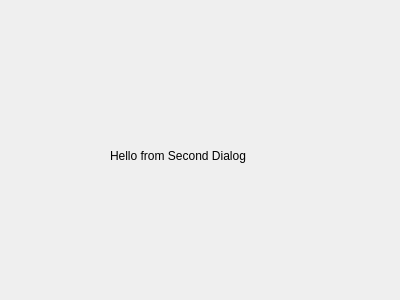
<?xml version="1.0" encoding="UTF-8"?>
<ui version="4.0">
 <class>SecDialog</class>
 <widget class="QDialog" name="SecDialog">
  <property name="geometry">
   <rect>
    <x>0</x>
    <y>0</y>
    <width>400</width>
    <height>300</height>
   </rect>
  </property>
  <property name="windowTitle">
   <string>Dialog</string>
  </property>
  <widget class="QLabel" name="label">
   <property name="geometry">
    <rect>
     <x>110</x>
     <y>120</y>
     <width>141</width>
     <height>71</height>
    </rect>
   </property>
   <property name="text">
    <string>Hello from Second Dialog</string>
   </property>
  </widget>
 </widget>
 <resources/>
 <connections/>
</ui>
